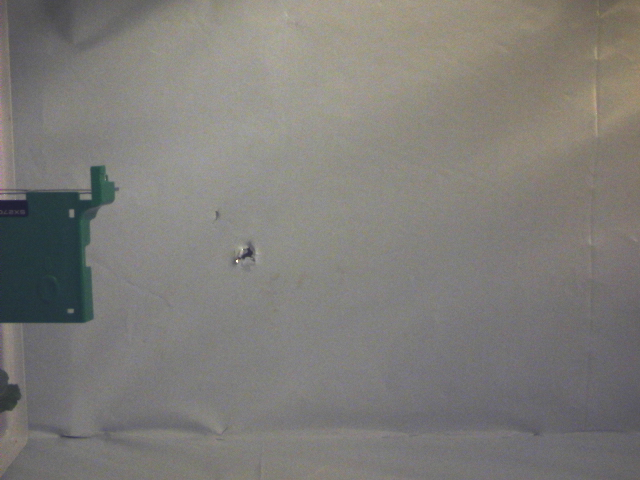
#> input picture Images/Webcam.png, 640 x 480 px
$ python -i HSVDeterminePlantHeight.py   (imports and definitions only)   (Python 2 division)   (older library calls are emulated)
#> lines starting #> are read from the running program, lines starting #| are printed output that depends on the picture; after the words box and inside, x2 and y2 are one past the last pixel; in counts of white or black regions, pixels touching at a corner belong together
import cv2
import numpy as np
import math

#values for real plant
#hueL, hueH = 35, 59
#satL, satH = 72, 177
#valL, valH = 81, 171


def getCameraData():
	#values for fake plant
	hueL, hueH = 0, 109
	satL, satH = 0, 255
	valL, valH = 0, 255

	DEBUG = True
	WEBCAM = False
	min_height = 0
	screen_height_inches_value = 17.75
	#Height of Camera (inches) FROM top of base
	height_of_camera = 14.5
	#Distance of plant (inches)
	distance_of_plant = 21.5
	#Camera Field Of View (degrees)
	camera_FOV = 52
	if WEBCAM:
		camera = cv2.VideoCapture(0)
		for i in xrange(30):
			retval, im = camera.read()
	else:
		im = cv2.imread("Images/Webcam.png")
#> im is the input picture: shape (480, 640, 3); mean B, G, R 120.8, 124.7, 126.8
	if DEBUG:
		cv2.namedWindow('window', cv2.CV_WINDOW_AUTOSIZE)
		#Show Original Image
		cv2.imshow('window', im)
		cv2.waitKey(0)
		print "SHAPE:", im.shape
#| SHAPE: (480, 640, 3)
	hsv = cv2.cvtColor(im,cv2.COLOR_BGR2HSV)
#> hsv: shape (480, 640, 3); mean H, S, V 51.5, 20.5, 128.7
	COLOR_MIN = np.array([hueL, satL, valL], np.uint8)
	COLOR_MAX = np.array([hueH, satH, valH], np.uint8)
	filtered_hsv = cv2.inRange(im, COLOR_MIN, COLOR_MAX)
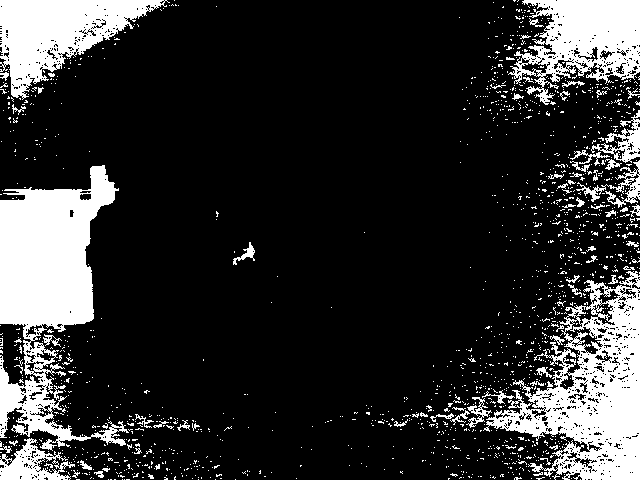
#> filtered_hsv: shape (480, 640); 18.4% white; 1557 white regions (1485 under 20 px)
	if DEBUG:
		cv2.imshow('window', filtered_hsv)
		cv2.waitKey(0)
	contours,hierarchy = cv2.findContours(filtered_hsv,cv2.RETR_TREE,cv2.CHAIN_APPROX_SIMPLE)
#> contours = 2761 contours, 2645 with area under 20; largest, box (x1, y1, x2, y2) and area: (0, 165, 129, 451) 16765, (483, 271, 640, 480) 16244, (0, 0, 170, 100) 7989, (508, 0, 640, 105) 7824, (0, 438, 75, 480) 1642
	mask = np.zeros(filtered_hsv.shape, np.uint8)
	largest_contour = 0
	largest_contour_area = 0
	i = 0
	for contour in contours:
		print "CURRENT AREA:", largest_contour_area, "--- NEW AREA:", cv2.contourArea(contour)
		if cv2.contourArea(contour) > largest_contour_area:
			largest_contour_area = cv2.contourArea(contour)
			largest_contour = i
			print "largest_contour_area:", largest_contour_area, "--- largest_contour:", largest_contour
		i+=1
#> this loop made 2761 passes
#> largest_contour_area on passes 81, 166, 337, 963, 1789: 22.5, 35.5, 1642.5, 16244.5, 16765
#> contour on passes 1 to 6: [[580, 479]], [[235, 479]], [[215, 479]], [[198, 479]], [[126, 479], [129, 479]], [[124, 479]]
#| CURRENT AREA: 0 --- NEW AREA: 0.0
#| CURRENT AREA: 0 --- NEW AREA: 0.0
#| CURRENT AREA: 0 --- NEW AREA: 0.0
#| CURRENT AREA: 0 --- NEW AREA: 0.0
#| CURRENT AREA: 0 --- NEW AREA: 0.0
#| CURRENT AREA: 0 --- NEW AREA: 0.0
#| CURRENT AREA: 0 --- NEW AREA: 0.0
#| CURRENT AREA: 0 --- NEW AREA: 0.0
#> (further printed lines are left out)
#> after the loop, i = 2761; largest_contour = 1788; largest_contour_area = 16765
	print largest_contour, "LARGEST CONTOUR"
	print cv2.contourArea(contours[largest_contour]), "AREA LARGE CONTOUR"
	cv2.drawContours(mask,[contours[largest_contour]],-1,(255),-1)
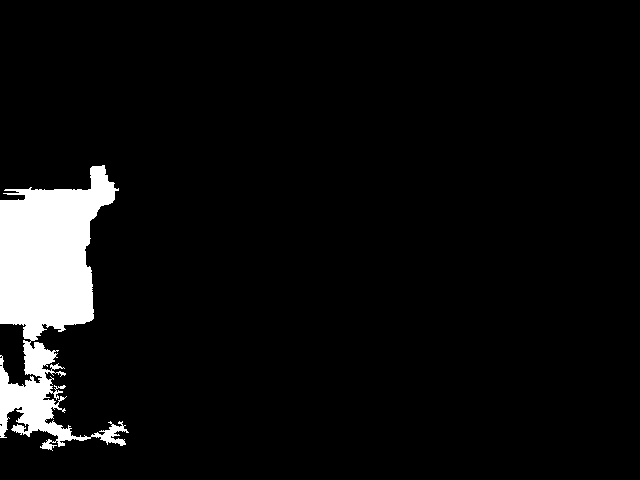
#> mask: shape (480, 640); 5.8% white; 1 white region, box (x1, y1, x2, y2) and area: (0, 165, 129, 451) 17702
	if DEBUG:
		cv2.imshow('window', mask)
		cv2.waitKey(0)
	#Determine Plant Pixel Height
	#By grabbing all the values that includes the plant
	#LargestValue - SmallestValue = Plant Height (Pixels)
	yVals = []
	maskT = cv2.transpose(mask)
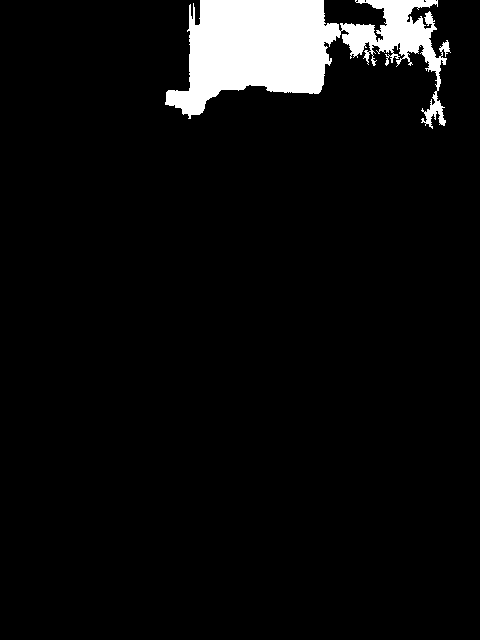
#> maskT: shape (640, 480); 5.8% white; 1 white region, box (x1, y1, x2, y2) and area: (165, 0, 451, 129) 17702
	print "MASKT:", maskT.shape
	for y in range(maskT.shape[0]):
		print "Y:", y, "ANY:", any(maskT[y])
		if any(maskT[y]):
			yVals.append(639-y)
#> after the loop, yVals = 129 values, max 639 at index 0, min 511 at index 128, mean 575
	yVals.sort()
	print "yVALS:", yVals
	plant_height_pixels = yVals[-1]#-yVals[0]
#> plant_height_pixels = 639
	screen_height_inches = 2*distance_of_plant*math.tan(camera_FOV*(math.pi/180)/2)
	screen_height_inches = screen_height_inches_value
	screen_height_pixels = im.shape[1]
#> screen_height_pixels = 640
	print screen_height_inches, screen_height_pixels
	height_per_pixel = screen_height_inches/screen_height_pixels
#> height_per_pixel = 0.0277
	print height_per_pixel
	plant_height_inches = plant_height_pixels*height_per_pixel
#> plant_height_inches = 17.72
	plant_height_millimeters = (plant_height_inches+min_height)*25.4
#> plant_height_millimeters = 450.1
	if DEBUG:
		#Print out calculations
		#print "Plant Distance(in) :", distance_of_plant
		print "yHigh =",yVals[-1],"; yLow =",yVals[0]
		#print "Plant Height(pixels) :", plant_height_pixels
		#Calculations to figure out height (inches) per pixel
		print "screen_height_inches",screen_height_inches
		print "shape", im.shape[0], im.shape[1]
		print "height_per_pixel", height_per_pixel
		print "Plant Height(inches) :", plant_height_inches+min_height

	cv2.destroyAllWindows()
	return plant_height_millimeters

>>> result = getCameraData()
#> result = 450.1
